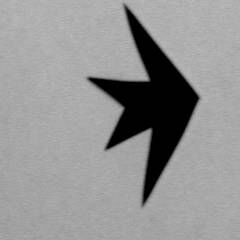
%> input picture exp3/starshape.jpg, 240 x 240 px
$ octave test_2.m   (GNU Octave 9; MATLAB toolbox functions it lacks are replaced by stand-ins)
%> lines starting %> are read from the running program, lines starting %| are printed output that depends on the picture; in (x1, y1, x2, y2) boxes, pixels count from 0 and x2, y2 are one past the last pixel; in counts of white or black regions, pixels touching at a corner belong together; the program's own positions count from 1
### exp3/otsu.m
%此函数为大津法阈值分割函数
%image为输入图像 image_th为经阈值分割后的图像 th为分割阈值
function [image_th,th]=otsu(image)
I=double(image);
[M, N]=size(I);
L=256;
n=zeros(L,1);
for i=1:M
    for j=1:N
        n(I(i,j)+1)=n(I(i,j)+1)+1;
    end
end
p=n/(M*N);
B=zeros(L,1);
u=0;
for i=0:L-1
    u=u+i*p(i+1);
end
for k=0:L-1
    w1=0;
    for i=0:k
        w1=w1+p(i+1);
    end
    w2=1-w1;
    u1=0;u2=0;
    for i=0:k
        u1=u1+i*p(i+1);
    end
    u1=u1/w1;
    for i=k+1:L-1
        u2=u2+i*p(i+1);
    end
    u2=u2/w2;
    B(k+1)=w1*(u1-u)^2+w2*(u2-u)^2;
end
th=find(B==max(B));
image_th=(I>th);
end

### exp3/test_2.m
clc,clear,close all;
image=imread('starshape.jpg');
%> image is the input picture: size 240x240 uint8; min 0, max 188, mean 147.4
[M,N]=size(image);
%> M = 240; N = 240
% 阈值分割
image_t=otsu(image);
%> after the loop in otsu, `for i=1:M`: n = 256 values, max 4416 at index 2, min 0 at index 188, mean 225
%> in otsu, `p=n/(M*N);`: p = 256 values, max 0.0767 at index 2, min 0 at index 188, mean 0.00391
%> the loop in otsu, `for i=0:L-1` made 256 passes
%> u on passes 1 to 3: 0, 0.0767, 0.0873
%> after the loop in otsu, `for i=0:L-1`: u = 147.4
%> the loop in otsu, `for k=0:L-1` made 256 passes
%> (w2, u1, u2) on passes 1 to 3: (0.981, 0, 150.3), (0.904, 0.8, 163), (0.899, 0.863, 163.9)
%> in otsu, `th=find(B==max(B));`: th = 88
%> in otsu, `image_th=(I>th);`:
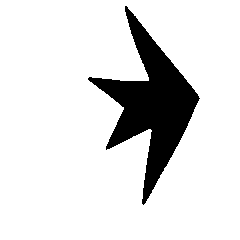
%> image_th: size 240x240 logical; 87.3% white; 1 black region, box (x1, y1, x2, y2) and area: (88, 6, 200, 205) 7339
% 计算面积
S=sum(sum(image_t==0));
%> S = 7339
% 计算形心
x=0;y=0;
for i=1:M
    for j=1:N
        x=x+j*~image_t(i,j);
        y=y+i*~image_t(i,j);
    end
end
%> after the loop, x = 1116858; y = 771717
xc=x/S;yc=y/S;
%> after `xc=x/S`: xc = 152.2
%> after `yc=y/S`: yc = 105.2
% 画图
subplot(1,2,1),imshow(image),title('原图（含形心)'),hold on,plot(xc,yc,'ro','markersize',2);
subplot(1,2,2),imshow(image_t),title('阈值分割图');
%> after `title('阈值分割图')`:
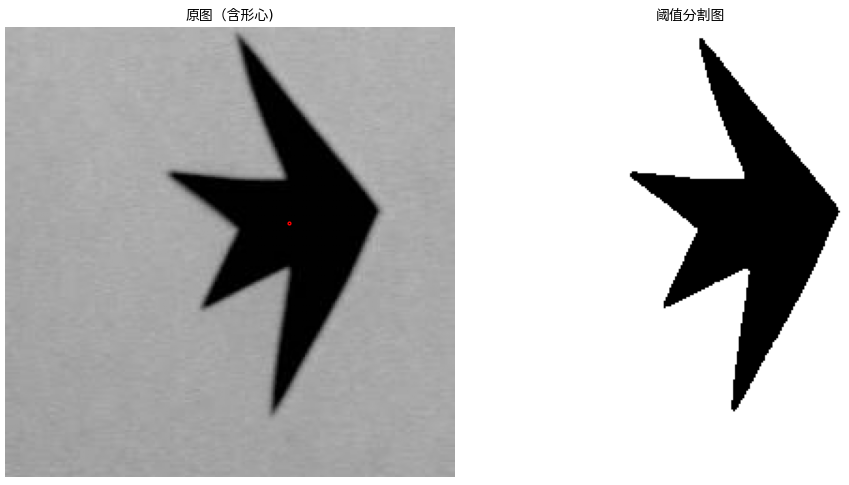
%> figure redrawn from the program's plot data, 2 panels
disp(['目标区域面积为',num2str(S)]);
%| 目标区域面积为7339
